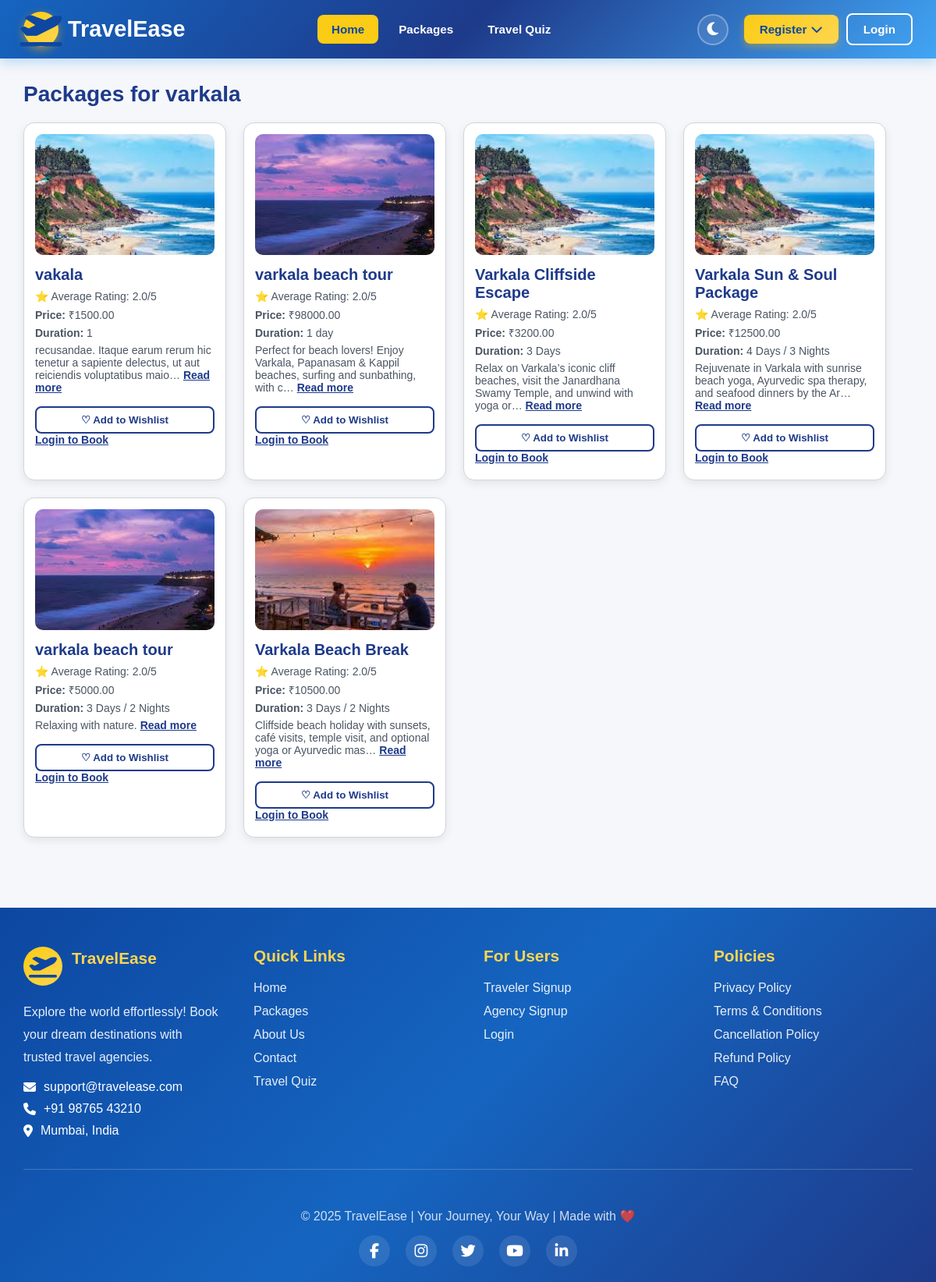
Screenshot of /agency/packages/4/ with the database file from the repository.
### app_admin/models.py (models this page shows, shortened)
class Destination(models.Model):
    name = models.CharField(max_length=200)
    description = models.TextField()
    image = models.ImageField(upload_to='destinations/')  # requires MEDIA setup
    location = models.CharField(max_length=200, blank=True)

### agency/models.py (models this page shows, shortened)
class Travelpackage(models.Model):
    agency = models.ForeignKey(AgencyProfile, on_delete=models.CASCADE, related_name='packages')
    destination = models.ForeignKey(Destination, on_delete=models.CASCADE, related_name='packages')
    package_name = models.CharField(max_length=150)
    price = models.DecimalField(max_digits=10, decimal_places=2)
    duration = models.CharField(max_length=50, help_text="e.g. 5 Days / 4 Nights")
    description = models.TextField()
    image = models.ImageField(upload_to='packages/', blank=True, null=True)
    created_at = models.DateTimeField(default=timezone.now)
    people_count=models.PositiveIntegerField(default=1)
    package_type = models.CharField(max_length=20, choices=PACKAGE_TYPES, null=True, blank=True)
    climate = models.CharField(max_length=50, blank=True, null=True)  # e.g. 'cold', 'warm', 'tropical'
    activity_type = models.CharField(max_length=50, blank=True, null=True)  # e.g. 'adventure', 'relaxation'

### agency/views.py (the view)
# urls.py: path('packages/<int:destination_id>/', views.destination_packages, name='destination_packages'),
def destination_packages(request, destination_id):
    destination = get_object_or_404(Destination, id=destination_id)
    packages = (
                Travelpackage.objects.filter(destination=destination)
                .annotate(avg_rating=Avg('destination__ratings__rating'))
            )
    return render(request, 'agency/destination_packages.html', {
        'destination': destination,
        'packages': packages
    })

### templates/agency/destination_packages.html (shortened to what this page needs)
{% extends 'base.html' %}
{% block content %}
<h2 class="page-title">Packages for {{ destination.name }}</h2>
{% if packages %}
    <div class="package-grid">
        {% for pkg in packages %}
            <div class="card">
                {% if pkg.image %}
                    <img src="{{ pkg.image.url }}" alt="{{ pkg.package_name }}">
                {% endif %}
                <h3 class="card-title">{{ pkg.package_name }}</h3>
                {% if pkg.avg_rating %}
                    <p class="info-text">⭐ Average Rating: {{ pkg.avg_rating|floatformat:1 }}/5</p>
                {% else %}
                    <p class="info-text">No ratings yet</p>
                {% endif %}
                <p class="info-text"><strong>Price:</strong> ₹{{ pkg.price }}</p>
                <p class="info-text"><strong>Duration:</strong> {{ pkg.duration }}</p>
                <p class="info-text">
                    {{ pkg.description|truncatechars:100 }}
                    <a class="read-more" href="{% url 'package_detail' pkg.id %}">Read more</a>
                </p>
                <form method="post" action="{% url 'add_to_wishlist' 'package' pkg.id %}">
                    <button type="submit" class="wishlist-btn">♡ Add to Wishlist</button>
                </form>
                {% if user.is_authenticated and user.is_traveler %}
                    <button class="book-btn">
                        <a href="{% url 'book_package' pkg.id %}">Book Now</a>
                    </button>
                {% elif not user.is_authenticated %}
                    <p class="info-text">
                        <a href="{% url 'login' %}" class="read-more">Login to Book</a>
                    </p>
                {% endif %}
            </div>
        {% endfor %}
    </div>
{% else %}
    <p class="info-text">No packages available for this destination.</p>
{% endif %}
{% endblock %}

### templates/base.html (shortened to what this page needs)
<!DOCTYPE html>
<html lang="en">
<head>
    <link rel="stylesheet" href="https://cdnjs.cloudflare.com/ajax/libs/font-awesome/6.5.0/css/all.min.css">
</head>
<body>
    <nav>
        <div class="nav-container">
            <a href="{% url 'home' %}" class="nav-brand">
                <div class="logo-icon">
                    <i class="fas fa-plane-departure"></i>
                </div>
                <span>TravelEase</span>
            </a>
            <ul class="nav-menu" id="navMenu">
                <li><a href="{% url 'home' %}" class="active">Home</a></li>
                {% if user.is_authenticated %}
                    {% if user.is_traveler %}
                        <li><a href="{% url 'traveler_dashboard' %}">Dashboard</a></li>
                        <li><a href="{% url 'view_packages' %}">Packages</a></li>
                        <li><a href="{% url 'traveler_bookings' %}">My Bookings</a></li>
                        <li><a href="{% url 'travel_quiz' %}">Travel Quiz</a></li>
                    {% elif user.is_agency %}
                        <li><a href="{% url 'agency_dashboard' %}">Dashboard</a></li>
                        <li><a href="{% url 'manage_bookings' %}">Bookings</a></li>
                    {% elif user.user_type == 'app_admin' %}
                        <li><a href="{% url 'app_admin_dashboard' %}">Admin Panel</a></li>
                    {% endif %}
                {% else %}
                    <li><a href="{% url 'view_packages' %}">Packages</a></li>
                    <li><a href="{% url 'travel_quiz' %}">Travel Quiz</a></li>
                {% endif %}
            </ul>
            <div class="user-section">
                <button class="theme-toggle" onclick="toggleTheme()" title="Toggle Dark/Light Mode" aria-label="Toggle theme">
                    <i class="fas fa-moon" id="themeIcon"></i>
                </button>
                {% if user.is_authenticated %}
                    <span class="user-name">
                        <i class="fas fa-user-circle"></i>
                        {{ user.username }}
                    </span>
                    <a href="{% url 'logout' %}" class="btn-auth btn-logout">Logout</a>
                {% else %}
                    <div class="dropdown">
                        <a href="#" class="btn-auth btn-register dropdown-toggle">
                            Register <i class="fas fa-chevron-down"></i>
                        </a>
                    </div>
                    <a href="{% url 'login' %}" class="btn-auth btn-login">Login</a>
                {% endif %}
            </div>
        </div>
    </nav>
    <main id="main-content">
        {% block content %}{% endblock %}
    </main>
    <footer>
        <div class="footer-container">
            <div class="footer-content">
                <div class="footer-section">
                    <div class="footer-brand">
                        <div class="footer-logo">
                            <i class="fas fa-plane-departure"></i>
                        </div>
                        <h3>TravelEase</h3>
                    </div>
                    <p>Explore the world effortlessly! Book your dream destinations with trusted travel agencies.</p>
                    <div class="contact-info">
                        <span><i class="fas fa-envelope"></i> support@travelease.com</span>
                        <span><i class="fas fa-phone"></i> +91 98765 43210</span>
                        <span><i class="fas fa-map-marker-alt"></i> Mumbai, India</span>
                    </div>
                </div>
                <div class="footer-section">
                    <h4>Quick Links</h4>
                    <ul>
                        <li><a href="{% url 'home' %}">Home</a></li>
                        <li><a href="{% url 'view_packages' %}">Packages</a></li>
                        <li><a href="#">About Us</a></li>
                        <li><a href="#">Contact</a></li>
                        <li><a href="{% url 'travel_quiz' %}">Travel Quiz</a></li>
                    </ul>
                </div>
                <div class="footer-section">
                    <h4>For Users</h4>
                    <ul>
                        <li><a href="{% url 'register_traveler' %}">Traveler Signup</a></li>
                        <li><a href="{% url 'register_agency' %}">Agency Signup</a></li>
                        <li><a href="{% url 'login' %}">Login</a></li>
                    </ul>
                </div>
                <div class="footer-section">
                    <h4>Policies</h4>
                    <ul>
                        <li><a href="#">Privacy Policy</a></li>
                        <li><a href="#">Terms & Conditions</a></li>
                        <li><a href="#">Cancellation Policy</a></li>
                        <li><a href="#">Refund Policy</a></li>
                        <li><a href="#">FAQ</a></li>
                    </ul>
                </div>
            </div>
            <hr class="footer-divider">
            <div class="footer-bottom">
                <p>© 2025 TravelEase | Your Journey, Your Way | Made with ❤️</p>
                <div class="social-links">
                    <a href="#" title="Facebook"><i class="fab fa-facebook-f"></i></a>
                    <a href="#" title="Instagram"><i class="fab fa-instagram"></i></a>
                    <a href="#" title="Twitter"><i class="fab fa-twitter"></i></a>
                    <a href="#" title="YouTube"><i class="fab fa-youtube"></i></a>
                    <a href="#" title="LinkedIn"><i class="fab fa-linkedin-in"></i></a>
                </div>
            </div>
        </div>
    </footer>
</body>
</html>

### templates/agency/destination_packages.html (style rules this page uses)
:root { --blue: #1E3A8A; --gold: #FACC15; --white: #ffffff; --gray: #4B5563; --light-blue: #EEF3FF; --border: #D1D5DB; }
.page-title { font-size: 28px; font-weight: 700; color: var(--blue); margin-bottom: 20px; }
.package-grid { display: flex; flex-wrap: wrap; gap: 22px; }
.card { width: 260px; background: var(--white); border-radius: 14px; box-shadow: 0 4px 12px rgba(0,0,0,0.08); padding: 14px; border: 1px solid var(--border); transition: transform 0.2s; }
.card img { width: 100%; height: 155px; object-fit: cover; border-radius: 10px; margin-bottom: 10px; }
.card-title { font-size: 20px; font-weight: 700; color: var(--blue); margin-bottom: 8px; }
.info-text { font-size: 14px; color: var(--gray); margin-bottom: 6px; }
.read-more { color: var(--blue); text-decoration: underline; font-weight: 600; }
.wishlist-btn { width: 100%; padding: 8px 10px; background: var(--white); color: var(--blue); border: 2px solid var(--blue); border-radius: 8px; font-weight: 600; cursor: pointer; margin-top: 10px; }

### rows the page displays
Destination: name "varkala"
Travelpackage: image (picture), package_name "vakala", avg_rating "2.0", price "1500.00", duration "1", description "recusandae. Itaque earum rerum hic tenetur a sapiente delectus, ut aut reiciendis voluptatibus maio…"
Travelpackage: image (picture), package_name "varkala beach tour", avg_rating "2.0", price "98000.00", duration "1 day", description "Perfect for beach lovers! Enjoy Varkala, Papanasam & Kappil beaches, surfing and sunbathing, with c…"
Travelpackage: image (picture), package_name "Varkala Cliffside Escape", avg_rating "2.0", price "3200.00", duration "3 Days", description "Relax on Varkala’s iconic cliff beaches, visit the Janardhana Swamy Temple, and unwind with yoga or…"
Travelpackage: image (picture), package_name "Varkala Sun & Soul Package", avg_rating "2.0", price "12500.00", duration "4 Days / 3 Nights", description "Rejuvenate in Varkala with sunrise beach yoga, Ayurvedic spa therapy, and seafood dinners by the Ar…"
Travelpackage: image (picture), package_name "varkala beach tour", avg_rating "2.0", price "5000.00", duration "3 Days / 2 Nights", description "Relaxing with nature."
Travelpackage: image (picture), package_name "Varkala Beach Break", avg_rating "2.0", price "10500.00", duration "3 Days / 2 Nights", description "Cliffside beach holiday with sunsets, café visits, temple visit, and optional yoga or Ayurvedic mas…"
